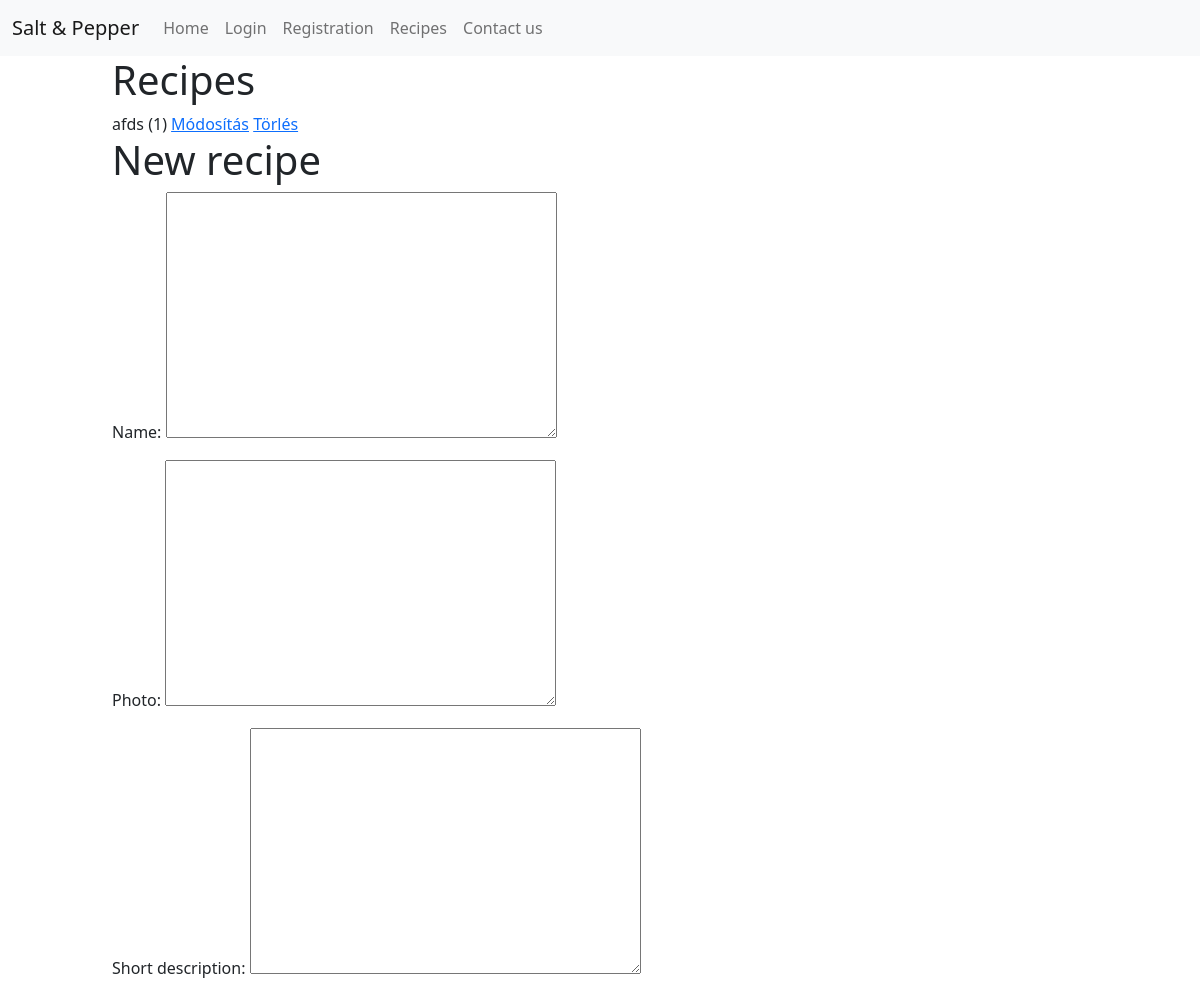
Before: /recipe-list/ (upper part) with the older database file.
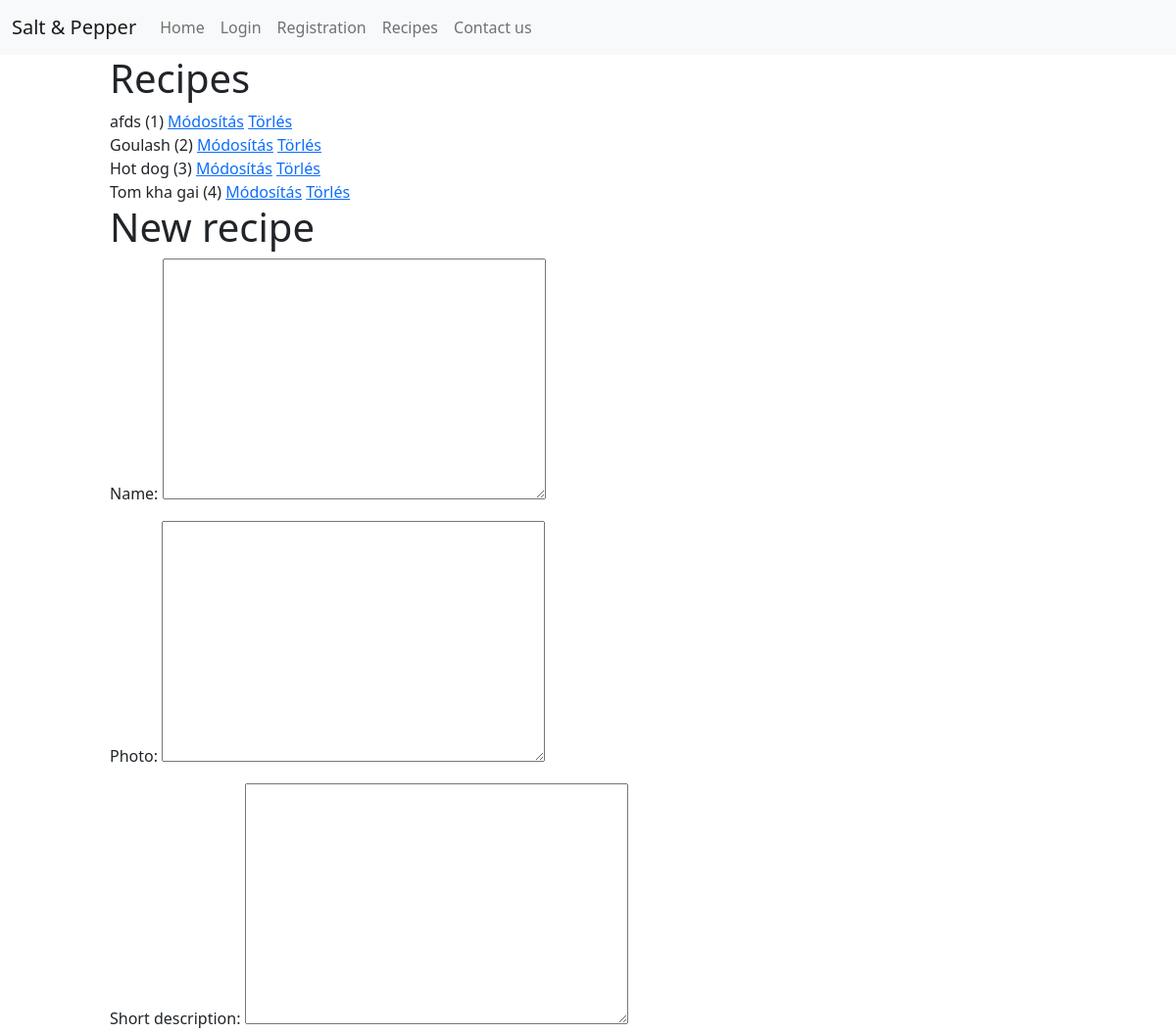
After: the same page with the newer database file.
### recipe_collection/models.py (models this page shows, shortened)
class Recipe(models.Model):
    name = models.TextField()
    photo = models.TextField()
    short_description = models.TextField(default="")
    preparation_guide = models.TextField()
    difficulty = models.TextField()
    ideal_for = models.TextField()
    preparation_time = models.TextField()
    ingredients = models.TextField()

### recipe_collection/views.py (the view)
# urls.py: path('recipe-list/', Views.recipe_list),
def recipe_list(request):
    context = {
        "recipes": Recipe.objects.all(),
        "form": RecipeForm()
    }
    return render(request, "recipe-list.html", context)

### recipe_collection/forms.py
class RecipeForm(forms.ModelForm):
    class Meta:
        model = Recipe
        fields = [
          'name',
          'photo',
          'short_description',
          'preparation_guide',
          'difficulty',
          'ideal_for',
          'preparation_time',
          'ingredients'
        ]

### templates/recipe-list.html (shortened to what this page needs)
{% extends 'base.html' %}
{% block content %}
<div class="container-fluid">
    <div class="row">
      <div class="col-sm-1">
      </div>
      <div class="col-sm-10" >
        <h1>Recipes</h1>
        {% for recipe in recipes %}
          <div>
            {{ recipe.name }} ({{ recipe.id }})
            <a href="/update-recipe/{{ recipe.id }}/">Módosítás</a>
            <a href="/delete-recipe/{{ recipe.id }}/"  onclick="return confirm('Are you sure you want to delete?')">Törlés</a>
          </div>
        {% endfor %}
      </div>
      <div class="col-sm-1"></div>
    </div>
    <div class="row">
      <div class="col-sm-1">
      </div>
      <div class="col-sm-10" >
        <h1>New recipe</h1>
        <form action="/stored-recipe/" method="POST">
          {{ form.as_p }}
        </form>
      </div>
      <div class="col-sm-1"></div>
    </div>
</div>
{% endblock %}

### templates/base.html (shortened to what this page needs)
{% load static %}
<!DOCTYPE html>
<html lang="en">
<head>
    <link href="https://cdn.jsdelivr.net/npm/bootstrap@5.2.2/dist/css/bootstrap.min.css" rel="stylesheet">
    <link href="{% static 'main.css' %}" rel="stylesheet" />
  </head>
<body>
    <nav class="navbar navbar-expand-lg bg-light">
        <div class="container-fluid">
          <a class="navbar-brand" href="#">Salt & Pepper</a>
          <div class="collapse navbar-collapse" id="navbarSupportedContent">
            <ul class="navbar-nav me-auto mb-2 mb-lg-0">
              <li class="nav-item">
                <a class="nav-link" aria-current="page" href="#">Home</a>
              </li>
              <li class="nav-item">
                <a class="nav-link" aria-current="page" href="#">Login</a>
              </li>
              <li class="nav-item">
                <a class="nav-link" aria-current="page" href="#">Registration</a>
              </li>
              <li class="nav-item">
                <a class="nav-link" href="#">Recipes</a>
              </li>
              <li class="nav-item">
                <a class="nav-link" href="#">Contact us</a>
              </li>
            </ul>
          </div>
        </div>
      </nav>
    {% block content %}{% endblock %}
</body>
</html>

Changed rows visible on the page:
added Recipe: name "Goulash", id "2"
added Recipe: name "Hot dog", id "3"
added Recipe: name "Tom kha gai", id "4"
